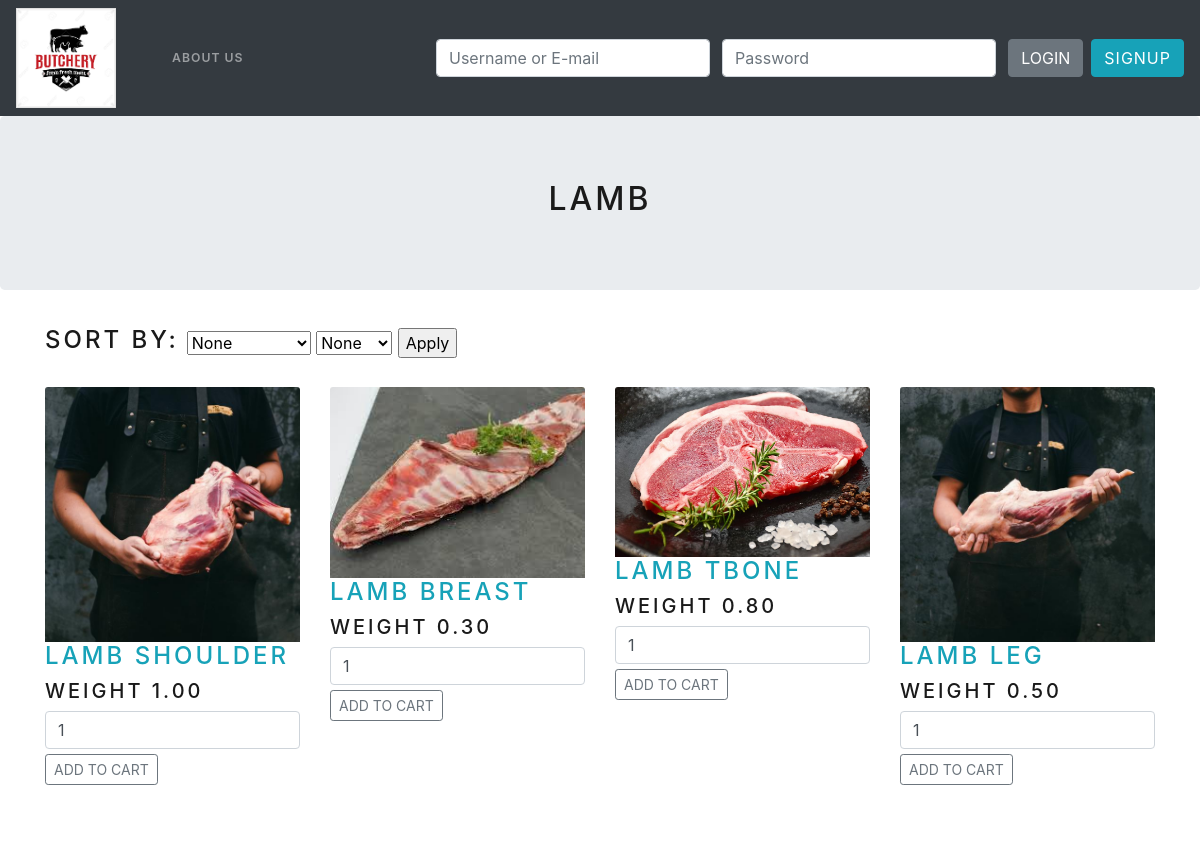
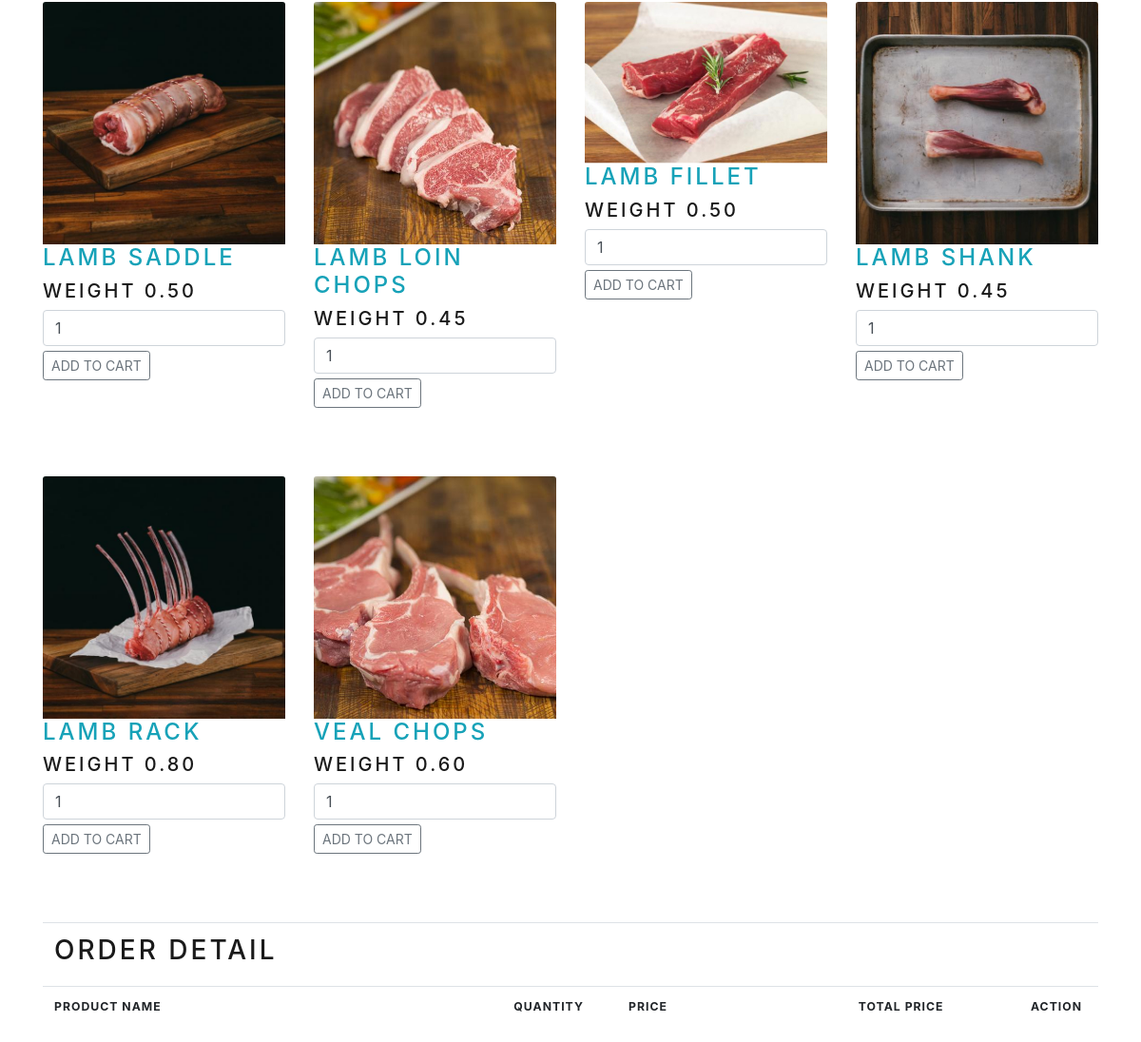
Screenshot of /shop_lamb.php with the database file from the repository (2 pictures, top to bottom).
### tables this page shows
CREATE TABLE PRODUCTS(
	productId VARCHAR(254) NOT NULL,
	productName VARCHAR(254) NOT NULL,
	productEachWeight FLOAT (10,2),
	country VARCHAR(254) NOT NULL,
	picture VARCHAR(254) NOT NULL,
	stock INTEGER NOT NULL,
	PRIMARY KEY (productID),
	FOREIGN KEY (country) REFERENCES ORIGIN (country)
);

### shop_lamb.php (the view, shortened to what this page needs)
<?php
    require "header.php";
?>
<main role="main">
      <section class="jumbotron text-center">
        <div class="container">
          <h2 class="jumbotron-heading">Lamb</h2>
        </div>
      </section>
	  <div class="container">
        <div class="sorters form-inline mt-2">
            <h4 class="mt-1 mr-2">Sort by: </h4>
            <form method="POST" action="./shop_lamb.php">
				<select id="countryFilter" name="countryFilter">
                  <option value="none" >None</option>
				</select>
				<select id="gradeFilter" name="gradeFilter">
					<option value="none" >None</option>
				</select>
               <input type="submit" name="apply" value="Apply"/>
            </form>
         </div>
        <div class="row">
			<?php
					if(isset($_POST['countryFilter'])){
							if($_POST['countryFilter']=="none"){
								$countryF='';
							}
							else{
								$countryF = ' AND ORIGIN.country="'.$_POST['countryFilter'].'"';
							}
					}
					else{
						$countryF = '';
					}
					if(isset($_POST['gradeFilter'])){
						if($_POST['gradeFilter']=="none"){
							$gradeF='';
						}
						else{
							$gradeF = ' AND TYPE.grade="'.$_POST['gradeFilter'].'"';
						}
					}
					else{
						$gradeF = '';
					}
				$connect = mysqli_connect('localhost', 'root', '', 'butcherStore');
				$query = 'SELECT * FROM PRODUCTS,TYPE,ORIGIN WHERE PRODUCTS.productId = TYPE.productId AND type="lamb" AND PRODUCTS.country=ORIGIN.country'.$countryF.$gradeF;
				$result = mysqli_query($connect, $query);
				if ($result):
					if(mysqli_num_rows($result)>0):
						while($product = mysqli_fetch_assoc($result)):
						?>
						<div class="col-sm-3 mb-5 mt-4">
							<form method="POST" action="shop_lamb.php?action=add&id=<?php echo $product['productId']; ?>">
								<div class="products">
									<img src="./img/<?php echo $product['picture']; ?>" class="img-responsive card-img-top"  />
									<h4 class="text-info card-text"> <?php echo $product['productName']; ?> </h4>
									<h5>weight <?php echo $product['productEachWeight'] ?> </h5>
									<input type="text" name="quantity" class="form-control" value="1" />
									<input type="submit" name="add_to_cart" style="margin-top:5px;" class="btn btn-sm btn-outline-secondary" value="Add to Cart" />
								</div>
							</form>
						</div>
							<?php
										endwhile;
									endif;
								endif;
								?>
		</div>
	<br />
	<div class="table-responsive">
		<table class="table">
			<tr><th colspan="5"><h3>Order Detail</h3></th></tr>
			<tr>
				<th width="40%">Product Name</th>
				<th width="10%">Quantity</th>
				<th width="20%">Price</th>
				<th width="15%">Total Price</th>
				<th width="5%">Action</th>
			</tr>
		</table>
	</div>
</body>

### rows the page displays
products: picture (picture), productName "LAMB SHOULDER", productEachWeight "1.00"
products: picture (picture), productName "LAMB BREAST", productEachWeight "0.30"
products: picture (picture), productName "LAMB TBONE", productEachWeight "0.80"
products: picture (picture), productName "LAMB LEG", productEachWeight "0.50"
products: picture (picture), productName "LAMB SADDLE", productEachWeight "0.50"
products: picture (picture), productName "LAMB LOIN CHOPS", productEachWeight "0.45"
products: picture (picture), productName "LAMB FILLET", productEachWeight "0.50"
products: picture (picture), productName "LAMB SHANK", productEachWeight "0.45"
products: picture (picture), productName "LAMB RACK", productEachWeight "0.80"
products: picture (picture), productName "VEAL CHOPS", productEachWeight "0.60"
